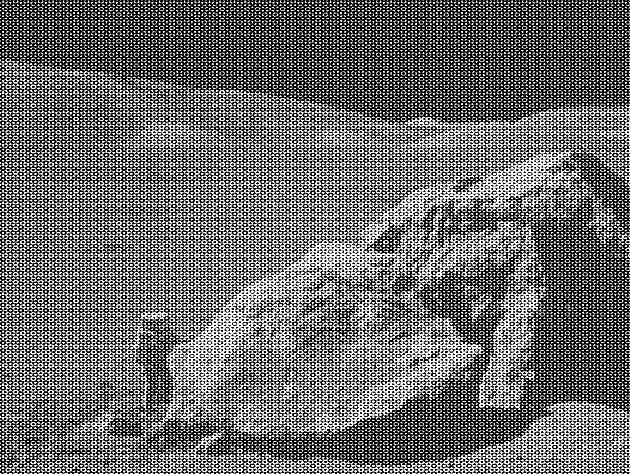
#> input picture moonlanding.png, 630 x 474 px
$ python fft.py moonlanding.png
#> lines starting #> are read from the running program, lines starting #| are printed output that depends on the picture
#> further down, img is the input picture: shape (474, 630) float32; min 0, max 1, mean 0.424
import sys, re, time
import numpy as np
import matplotlib.pyplot as plt
import matplotlib.image as mpimg
from matplotlib.colors import LogNorm
# Constant values
# naive_size = 16 # can be acheived using (1<<naive_size_pow)
naive_size_pow = 4
timing_min_size = 5
timing_max_size = 10
timing_number_experiments = 10

# default values
mode = 1
image_filename = "moonlanding.png"


# used to find padding length
def next_pow2(init_len):
    count = 0
    n = init_len

    # find if power of 2
    if (n and not(n & (n - 1))):
        return n

    # find number of bits set
    while( n != 0):
        n >>= 1
        count += 1

    return 1 << count

def log2(num):
    if num==0:
        return np.NINF
    count = 0
    while num!=0:
        num >>= 1
        count += 1
    return count-1

# naive
# [8 lines left out: function naive_ft, not called in this run]

# sum parts back together
def fast_join(vector, depth, join_exp, naive_exp):
    if len(vector)<=(1<<naive_size_pow):
        return np.dot(vector, naive_exp[:len(vector)])
    else:
        join_even = fast_join(vector[::2], depth+1, join_exp, naive_exp)
        join_odd = fast_join(vector[1::2], depth+1, join_exp, naive_exp)
        return join_even+join_exp[depth]*join_odd

# fast
def fast_ft(vector):
    N = next_pow2(len(vector)) #makes the length of the input a power of 2
    vector = np.concatenate((vector,np.zeros(N-len(vector), dtype=np.complex64)))
    padding = np.zeros(N-len(vector), dtype=np.complex64)
    vector = np.concatenate((vector,padding), axis=None)

    pow = log2(N) #power of the length
    if pow<=naive_size_pow:
        return naive_ft(vector)
    else:
        ft_vector = np.zeros(N, dtype=np.complex64) #output array of the fft
        base_naive_exp = -2j*np.pi/(1<<naive_size_pow)*(np.arange((1<<naive_size_pow), dtype=np.complex64)) # e^(base_naive_exp*k) are the exponentials used in the naive FT
        base_join_exp = np.zeros((pow-naive_size_pow), dtype=np.complex64)
        for i in range(pow-naive_size_pow):
            base_join_exp[i]=1<<i
        base_join_exp = -2j*np.pi/N*base_join_exp # e^(base_join_exp*k) are the exponentials multiplied by the sum of the odd n values

        for k in range(N):
            join_exp = np.exp(k*base_join_exp)
            naive_exp = np.exp(k*base_naive_exp)
            ft_vector[k] = fast_join(vector, 0, join_exp, naive_exp)

        return ft_vector

# fft inverse
# [57 lines left out: functions naive_inverse_k, fast_inverse_join, inverse_fast_ft, inverse_fast_ft, naive_ft_2d, not called in this run]

# 2d-fft
def fft_2d(a):
    n = a.shape[0] # rows
#> n = 474
    m = a.shape[1] # columns
#> m = 630

    N = next_pow2(n)
#> N = 512
    M = next_pow2(m)
#> M = 1024

    ft_clmns = np.zeros((M,N), dtype=np.complex64)
    ft_rows = np.zeros((N,M), dtype=np.complex64)

    # Take transpose to compute fft on columns
    T = np.transpose(a)
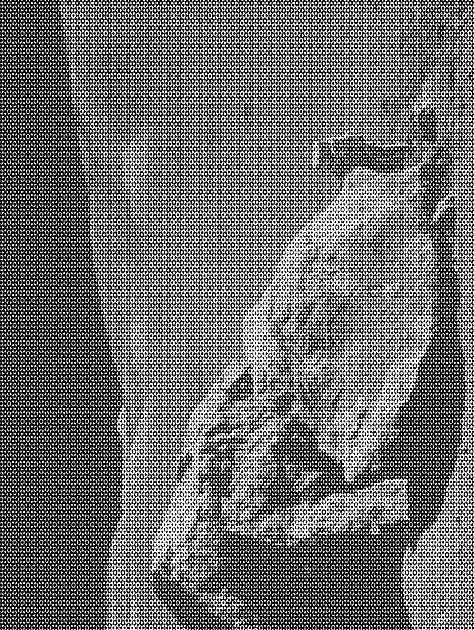
#> T: shape (630, 474) float32; min 0, max 1, mean 0.424

    for i in range(m):
        print(i)
        ft_clmns[i] = fast_ft(T[i])

    for j in range(n):
        print(j)
        ft_rows[j] = fast_ft(np.transpose(ft_clmns)[j])

    return ft_rows[:n,:m]

# 2d-fft inverse
# [20 lines left out: function ifft_2d, not called in this run]

# 2d log scale plot
def plot(fft_image):
    plt.imshow(np.abs(fft_image), norm=LogNorm(vmin=5))

# fft of image
def fft_image(im):
    fft_im = fft_2d(im)
    plt.figure(figsize=(12,4))

    plt.subplot(1,2,1)
    plt.imshow(im, plt.cm.gray)
    plt.title("Original Image")

    plt.subplot(1,2,2)
    plot(fft_im)
    plt.title("Fourier Transform")
    plt.show()

# denoise image
# [148 lines left out: functions denoise, compress, timing_fast, timing_naive, single_timing_experiment, single_size_timing and 2 more, not called in this run]


#input: -m Mode -i image
arg_line = " ".join(sys.argv[1:])
mode_match = re.search("(?<=-m )[0-9]+", arg_line)
image_filename_match = re.search("(?<=-i )\S+", arg_line)

if mode_match is not None:
    mode = int(mode_match.group())

if image_filename_match is not None:
    image_filename = image_filename_match.group()

img = mpimg.imread(image_filename)

print("selected mode: " + str(mode))
print("selected file: " + image_filename)

if mode==1:
#> (the run stopped early here; a loop or call above may not have finished)
